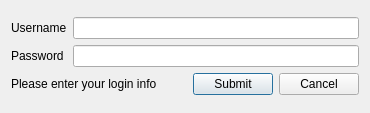
<?xml version="1.0" encoding="UTF-8"?>
<ui version="4.0">
 <class>LoginDialog</class>
 <widget class="QDialog" name="LoginDialog">
  <property name="geometry">
   <rect>
    <x>0</x>
    <y>0</y>
    <width>370</width>
    <height>113</height>
   </rect>
  </property>
  <property name="sizePolicy">
   <sizepolicy hsizetype="Fixed" vsizetype="Preferred">
    <horstretch>0</horstretch>
    <verstretch>0</verstretch>
   </sizepolicy>
  </property>
  <property name="windowTitle">
   <string>Log In</string>
  </property>
  <property name="windowIcon">
   <iconset resource="img.qrc">
    <normaloff>:/src/src/0b85636ca6384399edbae4cc3d344937.png</normaloff>:/src/src/0b85636ca6384399edbae4cc3d344937.png</iconset>
  </property>
  <layout class="QVBoxLayout" name="verticalLayout_2">
   <item>
    <layout class="QVBoxLayout" name="verticalLayout">
     <item>
      <layout class="QHBoxLayout" name="horizontalLayout_4">
       <item>
        <widget class="QLabel" name="username_label">
         <property name="text">
          <string>Username</string>
         </property>
        </widget>
       </item>
       <item>
        <widget class="QLineEdit" name="username_line_edit"/>
       </item>
      </layout>
     </item>
     <item>
      <layout class="QHBoxLayout" name="horizontalLayout">
       <item>
        <widget class="QLabel" name="password_label">
         <property name="text">
          <string>Password </string>
         </property>
        </widget>
       </item>
       <item>
        <widget class="QLineEdit" name="password_line_edit">
         <property name="maxLength">
          <number>20</number>
         </property>
         <property name="echoMode">
          <enum>QLineEdit::Password</enum>
         </property>
         <property name="cursorPosition">
          <number>0</number>
         </property>
         <property name="placeholderText">
          <string/>
         </property>
         <property name="clearButtonEnabled">
          <bool>false</bool>
         </property>
        </widget>
       </item>
      </layout>
     </item>
     <item>
      <layout class="QHBoxLayout" name="horizontalLayout_3">
       <item>
        <widget class="QLabel" name="message_label">
         <property name="text">
          <string>Please enter your login info</string>
         </property>
        </widget>
       </item>
       <item alignment="Qt::AlignRight">
        <widget class="QPushButton" name="submit_button">
         <property name="sizePolicy">
          <sizepolicy hsizetype="Fixed" vsizetype="Fixed">
           <horstretch>0</horstretch>
           <verstretch>0</verstretch>
          </sizepolicy>
         </property>
         <property name="text">
          <string>Submit</string>
         </property>
         <property name="icon">
          <iconset resource="img.qrc">
           <normaloff>:/src/src/login.png</normaloff>:/src/src/login.png</iconset>
         </property>
        </widget>
       </item>
       <item>
        <widget class="QPushButton" name="cancel_button">
         <property name="sizePolicy">
          <sizepolicy hsizetype="Maximum" vsizetype="Fixed">
           <horstretch>0</horstretch>
           <verstretch>0</verstretch>
          </sizepolicy>
         </property>
         <property name="text">
          <string>Cancel</string>
         </property>
         <property name="icon">
          <iconset resource="img.qrc">
           <normaloff>:/src/src/cancel.png</normaloff>:/src/src/cancel.png</iconset>
         </property>
        </widget>
       </item>
      </layout>
     </item>
    </layout>
   </item>
  </layout>
 </widget>
 <resources>
  <include location="img.qrc"/>
 </resources>
 <connections/>
</ui>
